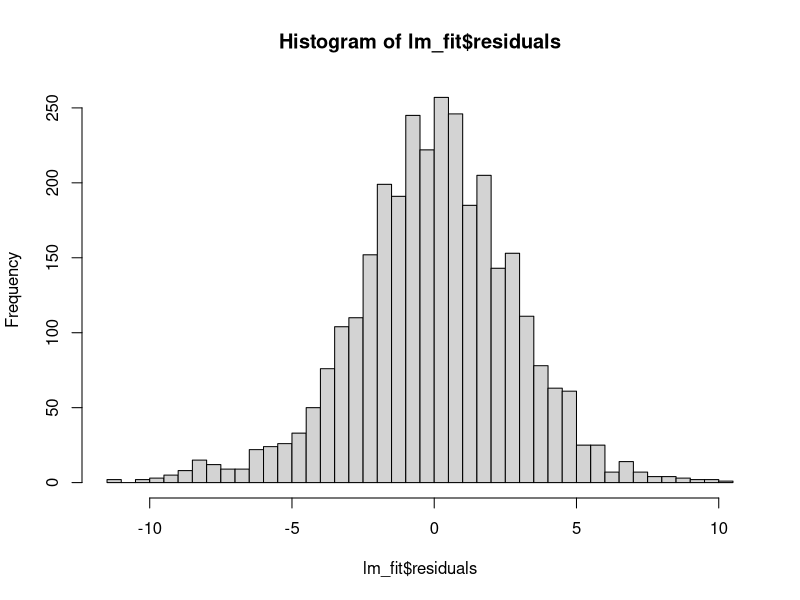
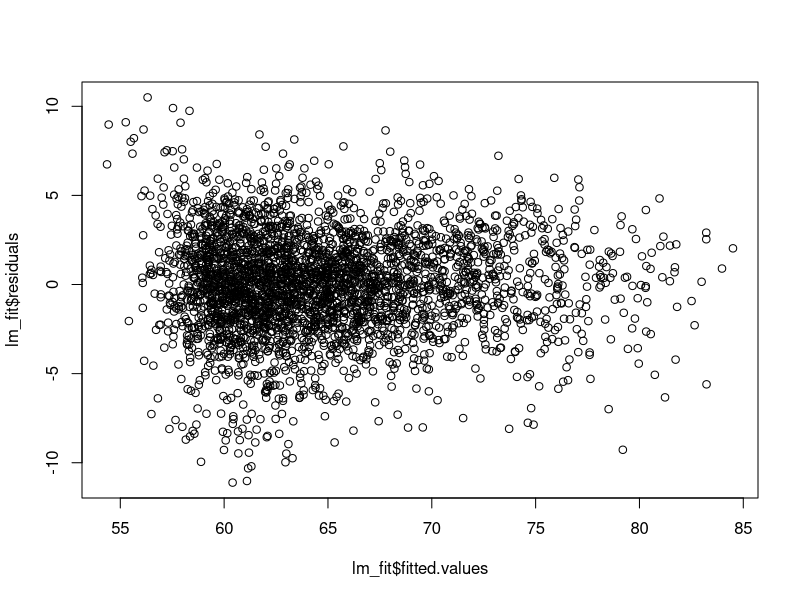
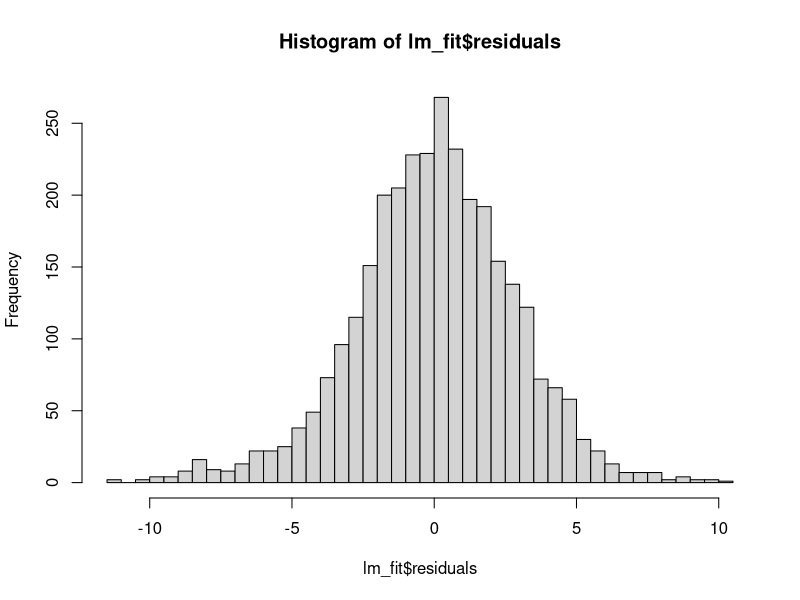
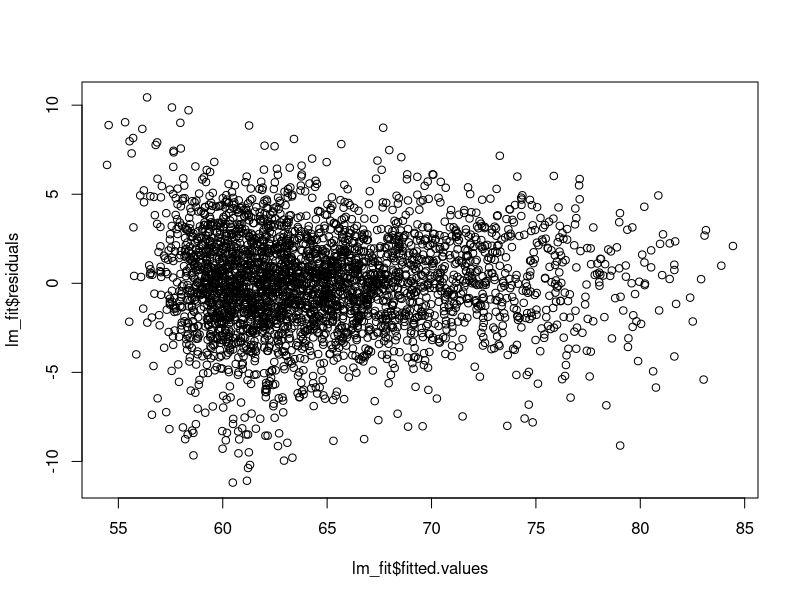

Generate these figures, in order, with R:
# The purpose of this script is to try using just a linear model to explore
# the relationship between climate change belief, the identified covariates from
# analysis_prep.R, and experiencing an extreme weather event.

rm(list = ls())

# Read in merged and cleaned data
x <- read.csv("./processed_data/merged_data.csv")

lm_fit <- lm(happening ~ med_age + sqrt(asian_pop) + sqrt(hisp_ttl_pop) +
                + sqrt(non_white_pop) + log(med_income) + prop_dem +
                weather_flag, data = x)

summary(lm_fit)

# Another small, positive value as an estimate for how experiencing an extreme
# weather event could have increased climate change beliefs. Note that this
# is larger than the matching analysis value.
lm_fit$coefficients["weather_flagTRUE"]

# Checking model assumptions...

# Normality of residuals looks good
hist(lm_fit$residuals, breaks = 40)

# Heteroscedaciditicitidy looks fine
plot(lm_fit$fitted.values, lm_fit$residuals)




# --------- Repeating with hurricane occurrence instead of all weather --------- 

rm(list = ls())

# Read in merged and cleaned data
x <- read.csv("./processed_data/merged_data.csv")

lm_fit <- lm(happening ~ med_age + sqrt(asian_pop) + sqrt(hisp_ttl_pop) +
               + sqrt(non_white_pop) + log(med_income) + prop_dem +
               hurricane_flag, data = x)

summary(lm_fit)

# Another small, positive value
lm_fit$coefficients["hurricane_flagTRUE"]

# Checking model assumptions...

# Normality of residuals looks good
hist(lm_fit$residuals, breaks = 40)

# Heteroscedaciditicitidy looks fine
plot(lm_fit$fitted.values, lm_fit$residuals)
